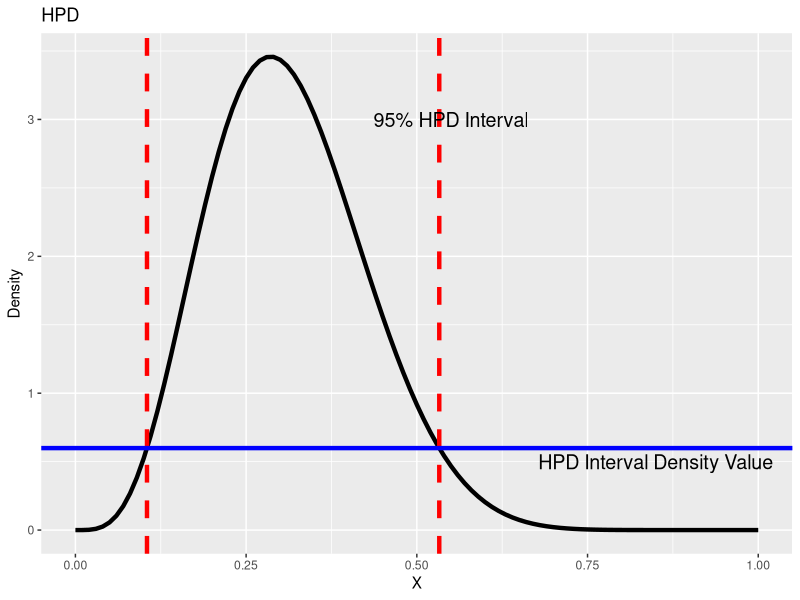

Recreate this plot in R.
require(ggplot2)

n=3
x=c(2,6,1)
sum_x=sum(x)
alpha=2
beta=5
alpha_post=n+alpha #posterior alpha
beta_post=sum_x-n+beta #posterior beta

highest_posterior_density_beta<-function(a,b,target){
  max=optimize(f=function(x) dbeta(x,a,b),lower=0,upper=1,maximum=TRUE)
  max_x=max$maximum
  max_func=max$objective
  
  search_grid=rev(seq(0,max_func,by=0.00001))
  
  results=matrix(NA,nrow=length(search_grid),ncol=4,
                 dimnames=list(c(search_grid),c('Lower','Upper','Integrate','Diff')))
  
  func_for_roots<-function(x,y,a,b){dbeta(x,a,b)-y}
  
  for(i in 1:length(search_grid)){
    results[i,1]=uniroot(func_for_roots,y=search_grid[i],a=a,b=b,lower=0,upper=max_x)$root
    results[i,2]=uniroot(func_for_roots,y=search_grid[i],a=a,b=b,lower=max_x,upper=1)$root
    results[i,3]=integrate(f=function(x,a,b)dbeta(x,a,b),a=a,b=b,
                           lower=results[i,1],upper=results[i,2])$value
    results[i,4]=abs(results[i,3]-target)
  }
  
  results_new=cbind(results,search_grid)
  
  output=results_new[results_new[,4]==min(results_new[,4])]
  list(lower=output[1],upper=output[2],int=output[3],diff=output[4],density=output[5])
}
hpd=highest_posterior_density_beta(alpha_post,beta_post,0.95)
hpd_int=c(hpd$lower,hpd$upper)
hpd_int

ggplot(data=data.frame(x=seq(0,1,length.out=1000)),aes(x))+
  stat_function(fun=function(x) dbeta(x,n+alpha,sum_x-n+beta),size=1.5)+
  geom_vline(xintercept=hpd$lower,col='red',size=1.5,linetype=2)+
  geom_vline(xintercept=hpd$upper,col='red',size=1.5,linetype=2)+
  geom_hline(yintercept=hpd$density,col='blue',size=1.5)+
  labs(title='HPD',x='X',y='Density')+
  annotate('text',x=0.85,y=0.5,label='HPD Interval Density Value',size=5)+
  annotate('text',x=0.55,y=3,label='95% HPD Interval',size=5)
